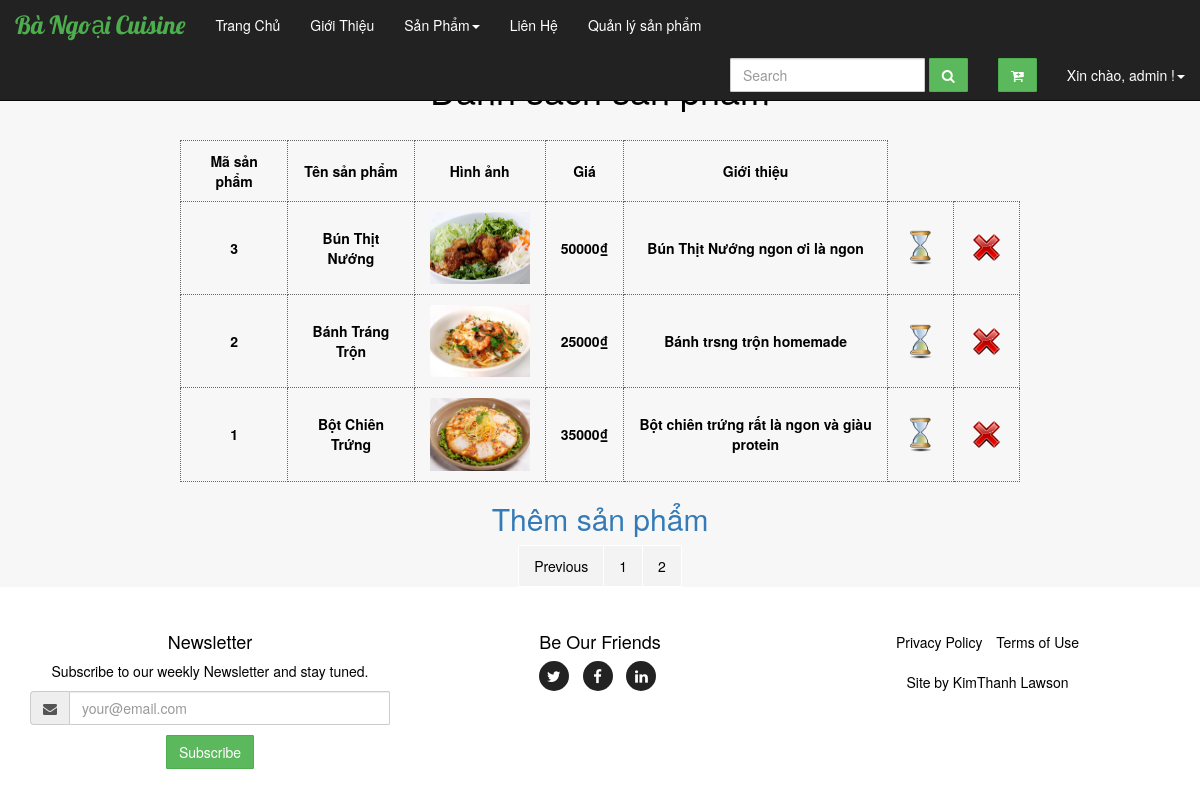
The page /Controller/index.php?action=product_manager&start=8&page=2 (signed in) on the database its author committed.
### tables this page shows
CREATE TABLE IF NOT EXISTS `sanpham` (
  `SanPhamID` int(11) NOT NULL,
  `TenSanPham` varchar(50) NOT NULL,
  `Gia` int(12) NOT NULL,
  `DoCay` tinyint(1) NOT NULL,
  `ThichHopAnChay` tinyint(1) NOT NULL,
  `HinhSanPham1` varchar(255) NOT NULL,
  `HinhSanPham2` varchar(255) NOT NULL,
  `HinhSanPham3` varchar(255) NOT NULL,
  `HinhSanPham4` varchar(255) NOT NULL,
  `HinhSanPham5` varchar(255) NOT NULL,
  `LoaiID` int(11) NOT NULL,
  `MoTaSanPham` text NOT NULL
);

### model/connect.php (called while the page is built, shortened)
<?php
       class connect {
           var $db=null;
           public function __construct()
           {
               $dsn='mysql:host=localhost;dbname=bangoaicuisine';
               $user='root';
               $pass='';
               $this->db=new PDO($dsn,$user,$pass, array(PDO::MYSQL_ATTR_INIT_COMMAND => "SET NAMES utf8"));
           }
           public function getList($select)
           {
               $results = $this->db->query($select);
               return $results;
           }
       }
       ?>

### model/product.php (called while the page is built, shortened)
<?php
class Products {
     function getListPage($from,$to)
     {
         $db = new connect();
         $select = "select * from sanpham ORDER BY SanPhamID DESC limit $from,$to";
         $result = $db->getList($select);
         return $result;
     }
}
?>

### view/admin/product_manager.php (the view, shortened to what this page needs)
<?php include "../view/website/header.php";?>
<section id="portfolio" class="bg-light-gray">
    <div class="container">
    <center><h1>Danh sách sản phẩm</h1></center><br/>
    <center>
    <table border="0" width="840" class="products_list_manager">
        <tr>
         <th>Mã sản phẩm</th>
         <th>Tên sản phẩm</th>
         <th>Hình ảnh</th>
         <th>Giá</th>
         <th>Giới thiệu</th>
        </tr>
          <?php
        $quest = new Products();
         $display = 8;
        if(isset($_GET['page']) && (int)$_GET['page']) {
                $page = $_GET['page'];
            }
        $start = (isset($_GET['start']) && (int)$_GET['start']>=0) ? $_GET['start'] : 0;
        $result = $quest->getListPage($start,$display);
         while($set = $result->fetch())
         {
            echo "<tr>";
            echo "<th>$set[SanPhamID]</th>";
            echo "<th>$set[TenSanPham]</th>";
            echo "<th><img src=".'"'."../view/website/img/"."$set[HinhSanPham1]".'"'."width=" .'"'."100px" .'"'."/></td>";
            echo "<th>$set[Gia]₫</th>";
             echo "<th>$set[MoTaSanPham]</th>";
            ?>
           <th><a href='?action=edit_product&id=<?php echo "$set[SanPhamID]";?>'><img src="../view/website/img/update-icon.png" width="35px"/></a></th>
           <th><a href="?action=delete_product&id=<?php echo "$set[SanPhamID]";?>"><img src="../view/website/img/delete-icon.png" width="35px"/></a></th>
           </tr>
         <?php } ?>
        </table></center>
    <?php
        if($page > 1) {
                $prev = $start - $display;
                $current = ($start/$display)+1;?>
                <center><table class="products_list_pages">
                        <tr>
                            <?php
                                if($current !=1) {
                                echo "<td><a href='index.php?action=$action&start=$prev&page=$page'>Previous</a></td>";
                                } ?>
                            <?php
                                for($i=1;$i<=$page;$i++) {
                                    if($current != $i) {
                                    echo "<td><a href='index.php?action=$action&start=".($display*($i-1))."&page=$page'>$i</a></td>";
                                } else {
                                    echo "<td class='current'>$i</td>";
                                }
                                }
                               ?>
                                <?php
                                }
                                ?>
                        </tr>
                                <a href="?action=add_product"><h2>Thêm sản phẩm </h2></a>
        </table> </center>
    </div>
</section>
<?php include "../view/website/footer.php";?>

### view/website/css/jumbotron.css (style rules this page uses)
body { padding-top: 50px; padding-bottom: 20px; }

### view/website/css/custom.css (style rules this page uses)
body { color:#000; font-size:14px; }
#portfolio * { z-index: 2; }
.bg-light-gray { background-color: #f7f7f7; }
.container { border: none; }

### view/admin/product_manager.php (style rules this page uses)
.products_list_manager th { border:1px dotted #666; text-align:center; padding:10px 15px; }
.products_list_pages td { border:1px solid #FFF; background:#f3f3f3; padding:10px 15px; }
.products_list_pages a:link { color:#000; }

### rows shown on the page
sanpham: SanPhamID "3", TenSanPham "Bún Thịt Nướng", HinhSanPham1 (picture), Gia "50000", MoTaSanPham "Bún Thịt Nướng ngon ơi là ngon"
sanpham: SanPhamID "2", TenSanPham "Bánh Tráng Trộn", HinhSanPham1 (picture), Gia "25000", MoTaSanPham "Bánh trsng trộn homemade"
sanpham: SanPhamID "1", TenSanPham "Bột Chiên Trứng", HinhSanPham1 (picture), Gia "35000", MoTaSanPham "Bột chiên trứng rất là ngon và giàu protein"

### other values the page prints
$_SESSION['user'] "admin"
